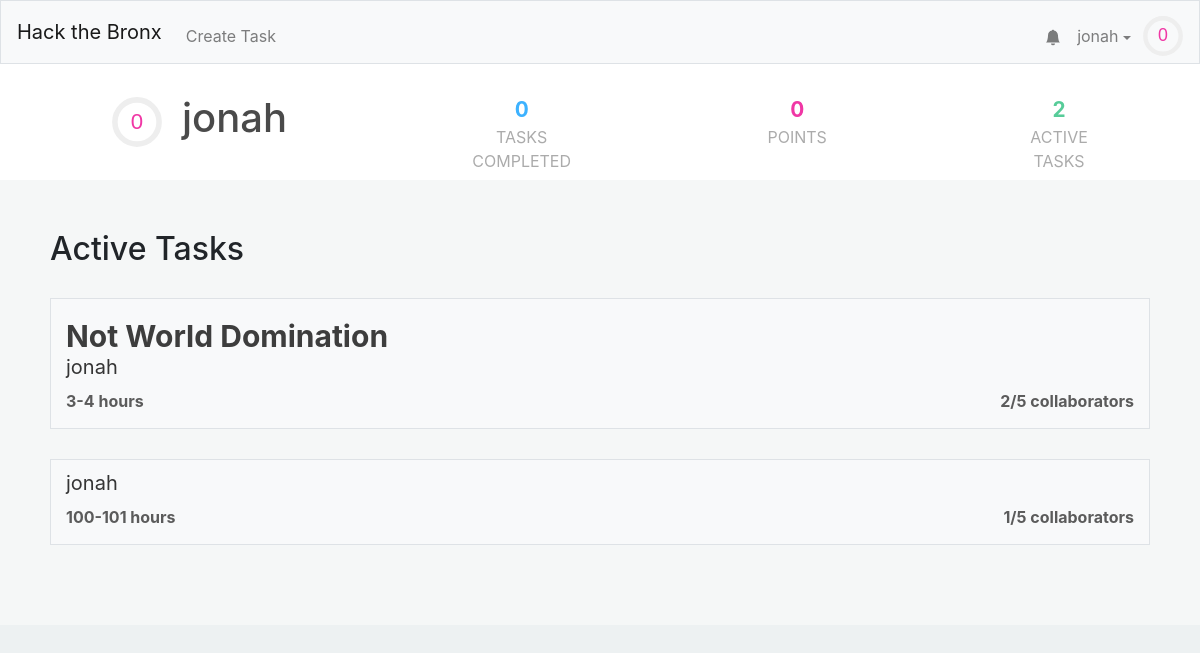
The page /profile/jonah (signed in) on the database as committed earlier.
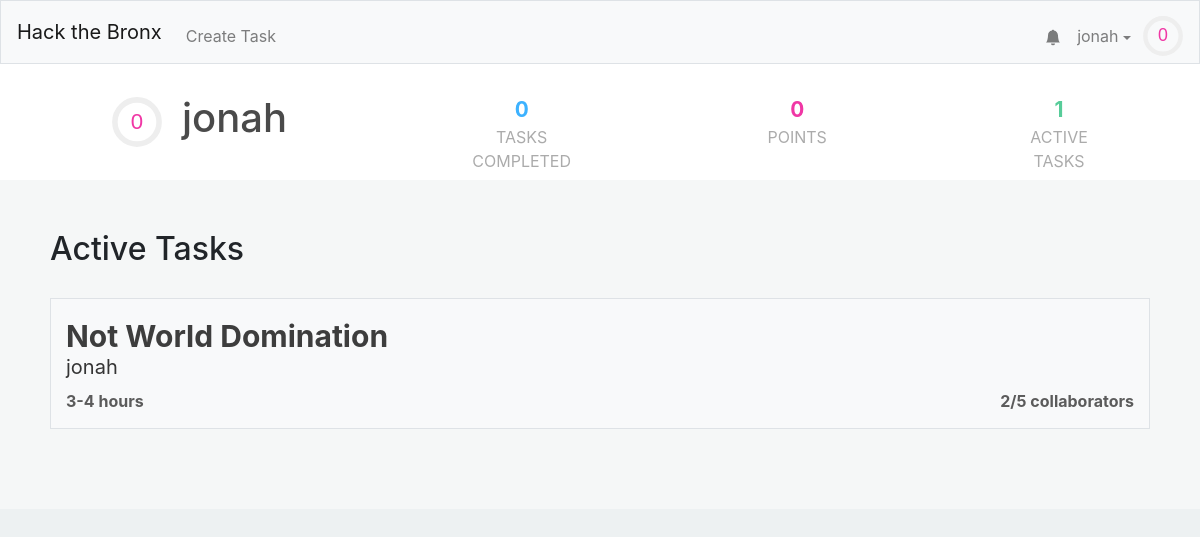
The same page on the database as committed later.
### tables this page shows
CREATE TABLE "users" (
	"id"	INTEGER NOT NULL UNIQUE,
	"username"	TEXT NOT NULL UNIQUE,
	"hash"	TEXT NOT NULL,
	"tasks"	BLOB,
	"points"	INTEGER NOT NULL DEFAULT 0,
	"numcomplete"	INTEGER NOT NULL DEFAULT 0,
	PRIMARY KEY("id" AUTOINCREMENT)
);

CREATE TABLE "tasks" (
	"id"	INTEGER NOT NULL UNIQUE,
	"title"	TEXT NOT NULL,
	"description"	TEXT,
	"languages"	BLOB,
	"image"	TEXT,
	"hmin"	INTEGER,
	"hmax"	INTEGER,
	"cmax"	INTEGER,
	"collaborators"	TEXT,
	"creator"	INTEGER,
	PRIMARY KEY("id" AUTOINCREMENT)
);

### application.py (the view)
@app.route("/profile/<username>")
@login_required
def profile(username):
    user = getuser(session, db)
    if user["username"] != username:
        other_user = get_user_from_name(username, db)
    else:
        other_user = user
    alltasks = db.execute("SELECT * FROM tasks")
    tasks = []
    for task in alltasks:
        if (task['creator'] == other_user['id'] or other_user['id'] in debyte(task['collaborators'])):
            task['creator'] = other_user["username"]
            task["collaborators-count"] = len(debyte(task['collaborators']))
            task["points"] = calculate_points(task)
            tasks.append(task)
    return render_template("profile.html",other_user=other_user,user=user,active_tasks=tasks,task_count=len(tasks), len=len)

### application.py (called while the page is built)
@app.after_request
def after_request(response):
    response.headers["Cache-Control"] = "no-cache, no-store, must-revalidate"
    response.headers["Expires"] = 0
    response.headers["Pragma"] = "no-cache"
    return response

### helpers.py (called while the page is built)
def login_required(f):
    @wraps(f)
    def decorated_function(*args, **kwargs):
        if session.get("user_id") is None:
            return redirect("/login")
        return f(*args, **kwargs)
    return decorated_function

def debyte(obj):
    return pickle.loads(obj)

def getuser(session, db):
    user =  db.execute("SELECT * FROM users WHERE id = :id", id=session["user_id"])[0]
    user["level"]=int(user['points']**.5//10)
    user["level-progress"] = (user['points']**.5%8)/(((user["level"]+1)*10)**2)
    return user

def calculate_points(task):
    return 500

### templates/profile.html (shortened to what this page needs)
{% extends "layout.html" %}
{% block head %}
    <link href="/static/profile.css" rel="stylesheet">
{% endblock %}
{% block mainnocont %}
	<div class="profile-outer">
		<div class = "name-section">
		 	<div style="display: flex; align-items: center;">
				<div style = "margin-left: 12px;">
					<svg viewBox="0 0 36 36" class="level-display-outer">
						<path class="level-display-bg"
			        d="M18 2.0845
			          a 15.9155 15.9155 0 0 1 0 31.831
			          a 15.9155 15.9155 0 0 1 0 -31.831"
			      />
					  <path class = "level-display"
					    d="M18 2.0845
					      a 15.9155 15.9155 0 0 1 0 31.831
					      a 15.9155 15.9155 0 0 1 0 -31.831"
					    fill="none"
					    stroke="#444";
					    stroke-width="1";
					    stroke-dasharray="{{ other_user["level-progress"] }}, 100";
					  />
					  <text x="18" y="22.8" class="level">{{other_user["level"]}}</text>
					</svg>
				</div>
				<h1 class="profile-username">{{other_user["username"]}}</h1>
			</div>
			<div class = "tasks-completed">
				<span>{{ other_user["numcomplete"] }}</span>
				<div>Tasks Completed</div>
			</div>
			<div class = "point-count">
				<span>{{ other_user["points"] }}</span>
				<div>Points</div>
			</div>
			<div class = "active-tasks">
				<span>{{ task_count }}</span>
				<div>Active Tasks</div>
			</div>
		</div>
		<div class = "information">
			<h2>Active Tasks</h2>
			<div class = "a-tasks">
				{% for task in active_tasks %}
					<a class = "div-link" href="/task/{{task.id}}">
						<div class="task">
							<span class="task-name">{{ task["title"] }}</span>
							<span class="task-creator">{{ task["creator"] }}</span>
							<div class="task-stats">
								<span class="task-time">{{ task["hmin"] }}-{{ task["hmax"] }} hours</span>
								<span class="task-collaborator-count">{{task["collaborators-count"] }}/{{ task["cmax"] }} collaborators</span>
							</div>
						</div>
					</a>
				{% endfor %}
			</div>
		</div>
	</div>
{% endblock %}

### templates/layout.html (shortened to what this page needs)
<!DOCTYPE html>
<html lang="en">
    <head>
        <link href="https://maxcdn.bootstrapcdn.com/bootstrap/4.1.3/css/bootstrap.min.css" rel="stylesheet">
        {% block head %}{% endblock %}
        <link href="/static/styles.css" rel="stylesheet">
    </head>
    <body>
        <nav style = "height: 8vh" class="navbar navbar-expand-md navbar-light bg-light border">
            <a class="navbar-brand" href="/"><span class="red">Hack the Bronx</span></a>
            <div class="collapse navbar-collapse" id="navbar">
                {% if session.user_id %}
                    <ul class="navbar-nav mt-2">
                        <li class="nav-item"><a class="nav-link" href="/taskCreation">Create Task</a></li>
                    </ul>
                    <ul class="navbar-nav ml-auto mt-2">
                        <li style="position: relative; transform:translateX(8px) translateY(7.5px);"class="nav-item"><a class="nav-link" href="/notifications"><svg xmlns="http://www.w3.org/2000/svg" width="16" height="16" fill="currentColor" class="bi bi-bell-fill" viewBox="0 0 16 16">
  <path d="M8 16a2 2 0 0 0 2-2H6a2 2 0 0 0 2 2zm.995-14.901a1 1 0 1 0-1.99 0A5.002 5.002 0 0 0 3 6c0 1.098-.5 6-2 7h14c-1.5-1-2-5.902-2-7 0-2.42-1.72-4.44-4.005-4.901z"/>
</svg></a></li>
                        <li class="nav-item">
                            <div id="user-information-dropdown">
                              <button onclick="showUserDropdown()" id="user-information-dropname" class="nav-link">{{ session.user_name }} <span class="dropdown-caret"></span></button>
                            </div>
                        </li>
                        <li class="nav-item">
                            <div style = "margin-left: -4px;">
                                <svg viewBox="0 0 36 36" style="transform: translateY(8px); width: 40px;">
                                    <path class="level-display-bg"
                                d="M18 2.0845
                                  a 15.9155 15.9155 0 0 1 0 31.831
                                  a 15.9155 15.9155 0 0 1 0 -31.831"
                              />
                                  <path class = "level-display"
                                    d="M18 2.0845
                                      a 15.9155 15.9155 0 0 1 0 31.831
                                      a 15.9155 15.9155 0 0 1 0 -31.831"
                                    fill="none"
                                    stroke="#444";
                                    stroke-width="1";
                                    stroke-dasharray="{{ user["level-progress"] }}, 100";
                                  />
                                  <text x="18" y="22.8" class="level">{{user["level"]}}</text>
                                </svg>
                            </div>
                        </li>
                    </ul>
                {% endif %}
            </div>
        </nav>
        {% block mainnocont %}{% endblock %}
        <main class="container p-5">
        </main>
    </body>
</html>

### static/profile.css (style rules this page uses)
.profile-username { color:#4a4a4a; margin-left: 20px; }
.name-section { color: #3d3d3d; padding: 30px 100px; background: white; width: 100%; display: flex; }
.information { left:0; right: 0; display: block; background: #F5F7F7; width: 100%; padding: 50px 50px; }
.tasks-completed { display: flex; flex-direction: column; align-items-content: center; text-align: center; width: 200px; padding: 0; height: 50px; margin-left: 180px; }
.tasks-completed span { font-weight: bold; font-size: 1.3em; color: #3DB2FF; }
.tasks-completed div { color: #ababab; text-transform: uppercase; }
.point-count { display: flex; flex-direction: column; align-items-content: center; text-align: center; width: 150px; height: 50px; margin-left: 180px; }
.point-count span { font-weight: bold; font-size: 1.3em; color: #F037A5; }
.point-count div { color: #ababab; text-transform: uppercase; }
.active-tasks { display: flex; flex-direction: column; align-items-content: center; text-align: center; width: 150px; height: 50px; margin-left: 180px; }
.active-tasks span { font-weight: bold; font-size: 1.3em; color: #57CC99; }
.active-tasks div { color: #ababab; text-transform: uppercase; }
body { background: #EDF1F2; }
.task { margin: 30px 0; background: #F8F9FA; border: 1px solid #DEE2E6; padding: 15px; display: flex; flex-direction: column; transition: .1s; color: #3d3d3d; }
.task-name { font-size: 30px; font-weight: bold; }
.task-creator { transform: translateY(-7px); color: #353535; font-size: 20px; }
.task-points, .task-time, .task-collaborator-count { color: #5B5B5B; font-weight: bold; }
.task-stats { display: flex; justify-content: space-between; width: 100%; }

### static/styles.css (style rules this page uses)
#user-information-dropname { background: none; padding: 16px; border: none; cursor: pointer; }
.dropdown-caret { display: inline-block; width: 0; height: 0; vertical-align: middle; content: ""; border-style: solid; border-width: 4px 4px 0; border-right-color: transparent; border-bottom-color: transparent; border-left-color: transparent; }
#user-information-dropname { position: relative; display: inline-block; }
.level-display-outer { width: 50px; }
.level { fill: #F037A5; font-family: sans-serif; font-size: 1em; text-anchor: middle; }

Rows that differ between the two databases and show on the page:
removed tasks: creator "jonah", hmin "100", hmax "101", creator "1", cmax "5"
Other text that changed with them:
{{ task_count }}: "2" → "1"
